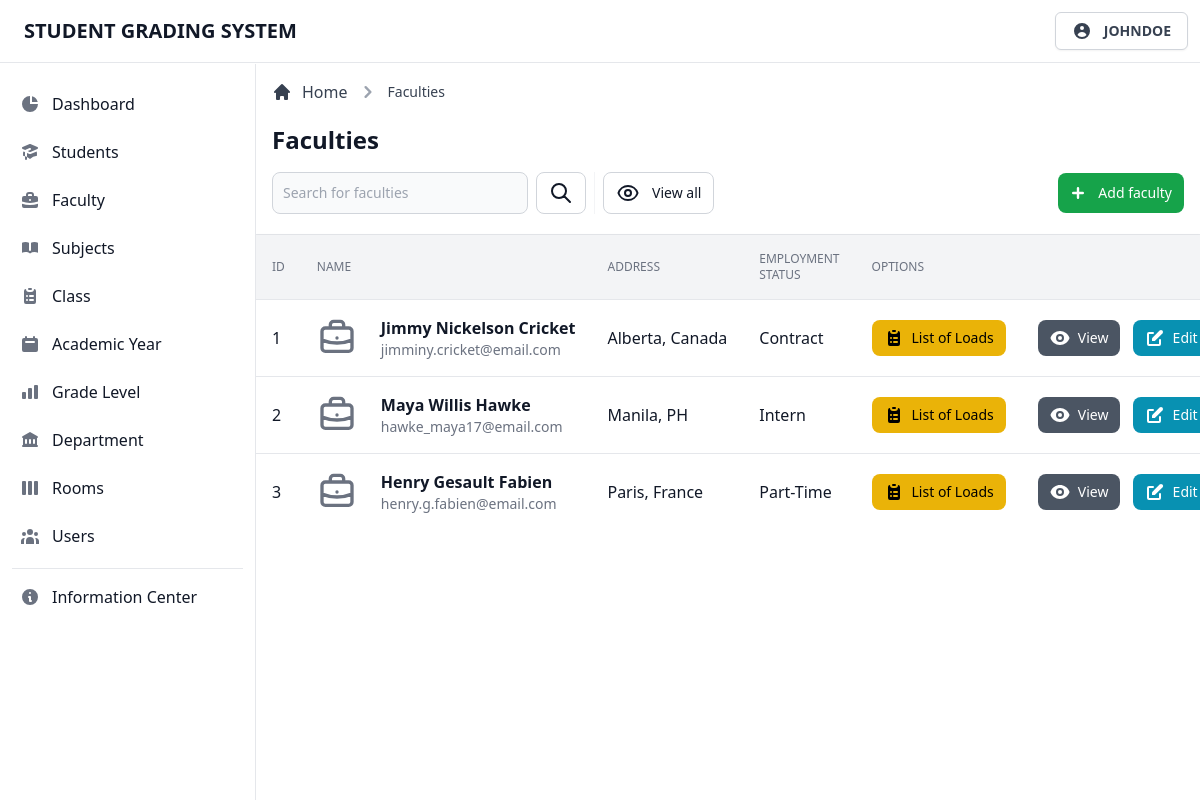
The app's page /admin/view/faculty.php (signed in), older data.
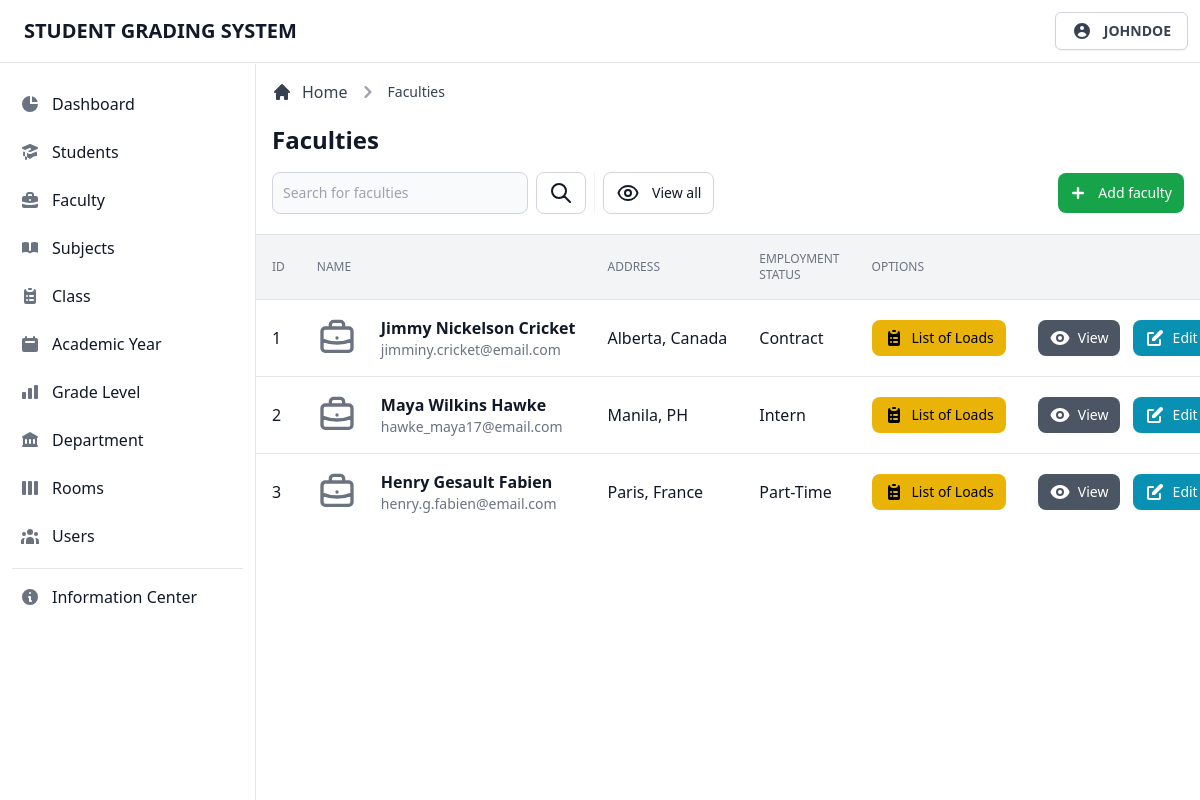
The same page, newer data.
### tables this page shows
CREATE TABLE `tblinstructor` (
  `inst_id` int(11) NOT NULL,
  `inst_code` int(11) NOT NULL,
  `inst_name` varchar(255) NOT NULL,
  `inst_address` varchar(255) NOT NULL,
  `inst_gender` varchar(255) NOT NULL,
  `inst_status` varchar(255) NOT NULL,
  `inst_email` varchar(255) NOT NULL,
  `inst_empstatus` varchar(255) NOT NULL
);

### admin/database/database.classes.php (called while the page is built)
<?php
class Dbh
{
  private $hostname = 'localhost';
  private $username = 'root';
  private $password = '';
  private $dbname = 'dbgradingsystem';
  public function connect()
  {
    try {
      $dbh = new PDO('mysql:host=' . $this->hostname . ';dbname=' . $this->dbname, $this->username, $this->password);
      return $dbh;
    } catch (PDOException $e) {
      print "Error!: " . $e->getMessage() . "<br>";
      die();
    }
  }
}

### admin/classes/display-data.classes.php (called while the page is built, shortened)
<?php
class DisplayFaculty extends Dbh
{
  protected function getData()
  {
    $sql = 'SELECT * FROM tblinstructor;';
    $stmt = $this->connect()->query($sql);
    $result = 0;
    while ($row = $stmt->fetchAll(PDO::FETCH_ASSOC)) {
      $result = $row;
    }
    return $result;
  }
}

### admin/controller/display-data.contr.php (called while the page is built, shortened)
<?php
class DisplayFacultyContr extends DisplayFaculty
{
  public function fetchData()
  {
    $result = $this->getData();
    return $result;
  }
}

### admin/page/faculty/faculty-table.php (the view, shortened to what this page needs)
<div class="flex flex-col min-w-full overflow-hidden overflow-x-auto align-middle shadow">
  <table class="min-w-full divide-y divide-gray-200 table-fixed">
    <thead class="bg-gray-100">
      <tr>
        <th scope="col" class="th">
          ID
        </th>
        <th scope="col" class="th">
          Name
        </th>
        <th scope="col" class="th">
          Address
        </th>
        <th scope="col" class="th">
          Employment Status
        </th>
        <th scope="col" class="th">
          Options
        </th>
        <th scope="col" class="th">
        </th>
      </tr>
    </thead>
    <tbody class="bg-white divide-y divide-gray-200 ">
      <?php foreach ($result as $data) : ?>
        <tr class="hover:bg-gray-100 group">
          <td class="td">
            <div class="flex items-center">
              <?= $data['inst_id']; ?>
            </div>
          </td>
          <td class="td-title">
            <div class="text-sm font-normal text-gray-500">
              <div class="text-base font-semibold text-gray-900 capitalize">
                <?= $data['inst_name']; ?>
              </div>
              <div class="text-sm font-normal text-gray-500">
                <?= $data['inst_email']; ?>
              </div>
            </div>
          </td>
          <td class="td">
            <div class="flex items-center capitalize">
              <?= $data['inst_address']; ?>
            </div>
          </td>
          <td class="td">
            <div class="flex items-center capitalize">
              <?= $data['inst_empstatus']; ?>
            </div>
          </td>
          <td class="p-4 space-x-2 whitespace-nowrap">
            <a href="loads.php?code=<?= $data['inst_code']; ?>" class="btn-yellow">
              List of Loads
            </a>
          </td>
          <td class="p-4 space-x-2 text-right whitespace-nowrap">
            <button type="button" data-view-button data-code="<?= $data['inst_code']; ?>" data-name="<?= $data['inst_name']; ?>" data-address="<?= $data['inst_address']; ?>" data-gender="<?= $data['inst_gender']; ?>" data-status="<?= $data['inst_status']; ?>" data-email="<?= $data['inst_email']; ?>" data-empstatus="<?= $data['inst_empstatus']; ?>" class="btn-gray">
              View
            </button>
            <button type="button" data-edit-button data-id="<?= $data['inst_id']; ?>" data-code="<?= $data['inst_code']; ?>" data-name="<?= $data['inst_name']; ?>" data-address="<?= $data['inst_address']; ?>" data-gender="<?= $data['inst_gender']; ?>" data-status="<?= $data['inst_status']; ?>" data-email="<?= $data['inst_email']; ?>" data-empstatus="<?= $data['inst_empstatus']; ?>" class="btn-cyan">
              Edit
            </button>
          </td>
        </tr>
      <?php endforeach; ?>
    </tbody>
  </table>
</div>

Row changes from the older to the newer data that the page shows:
changed tblinstructor "Manila, PH": inst_name "Maya Willis Hawke" → "Maya Wilkins Hawke"
